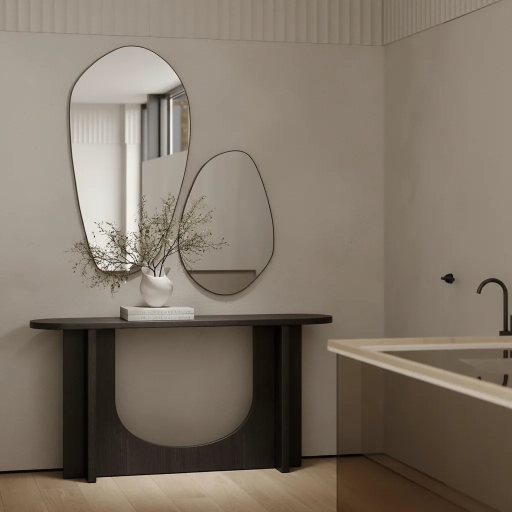
#> input picture images/console-arche-miroirs-organiques-1.webp, 1024 x 1024 px, given in place of logo-fonce.png, which was not available (shown at 1/2 size)
$ python -i seo.py   (imports and definitions only)
#> lines starting #> are read from the running program, lines starting #| are printed output that depends on the picture
# Partage + référencement : aperçus de liens (Open Graph), icônes, une page par produit,
# sitemap, robots, données structurées. Appelé par build.py après la génération d'index.html.
import os, json, html, re
from PIL import Image

SITE = 'https://nervina.ma'
SCR = '/tmp/claude-0/-home-claude/ff2ae7a3-8d31-5e47-be59-c1e595b976e6/scratchpad'
LOGO = SCR + '/zip/Nervina-projet/logos/logo-fonce.png'
BEIGE = (243, 240, 230)


def esc(s):
    return html.escape(str(s or ''), quote=True)


def icons(repo):
    os.makedirs(repo + '/icons', exist_ok=True)
    lg = Image.open(LOGO).convert('RGBA')
    # garder l'arche (partie haute du logo), sans le texte
    a = lg.getchannel('A').point(lambda v: 255 if v > 30 else 0)
#> a: PIL image 1024x1024 L; every value is 255
    w, h = lg.size
#> w = 1024; h = 1024
    arch = lg.crop((0, 0, w, int(h * 0.62)))
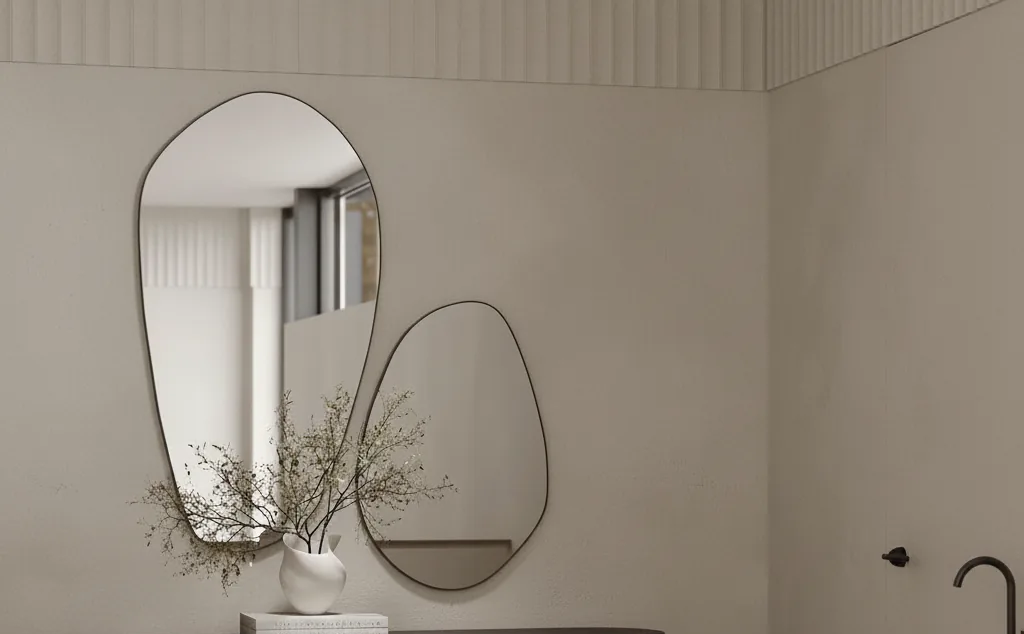
#> arch: PIL image 1024x634 RGBA; mean R, G, B, A 148.3, 138.6, 125.5, 255
    arch = arch.crop(arch.getchannel('A').point(lambda v: 255 if v > 30 else 0).getbbox())
    for size, name, pad in [(512, 'icon-512.png', .16), (192, 'icon-192.png', .16), (180, 'apple-touch-icon.png', .16), (48, 'favicon-48.png', .08), (32, 'favicon-32.png', .06)]:
        c = Image.new('RGBA', (size, size), BEIGE + (255,))
        inner = int(size * (1 - 2 * pad))
        t = arch.copy(); t.thumbnail((inner, inner), Image.LANCZOS)
        c.alpha_composite(t, ((size - t.width) // 2, (size - t.height) // 2))
        c.convert('RGB').save(f'{repo}/icons/{name}', optimize=True)
#> this loop made 5 passes
#> pass 1, in icons, `c = Image.new('RGBA', (size, size), BEIGE + (255,))`:
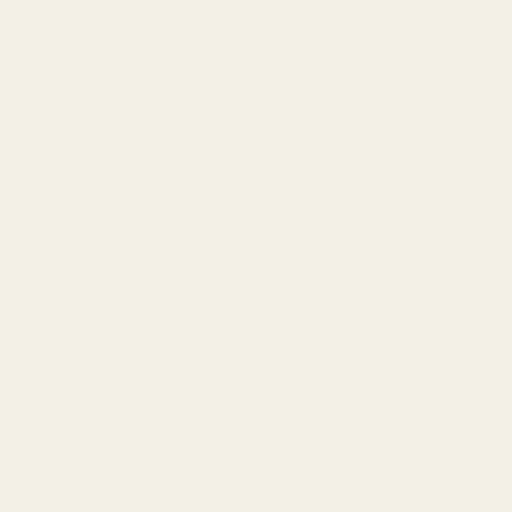
#> c: PIL image 512x512 RGBA; mean R, G, B, A 243, 240, 230, 255
#> pass 1, in icons, `c.convert('RGB').save(f'{repo}/icons/{name}', optimize=True)`:
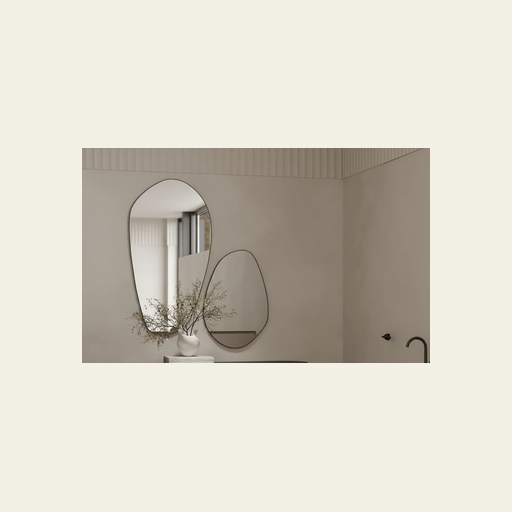
#> saved as icon-512.png: PIL image 512x512 RGB; mean R, G, B 216, 211.1, 200.2
#> pass 2, in icons, `c.convert('RGB').save(f'{repo}/icons/{name}', optimize=True)`:
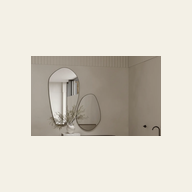
#> saved as icon-192.png: PIL image 192x192 RGB; mean R, G, B 216.3, 211.4, 200.5
#> after the loop:
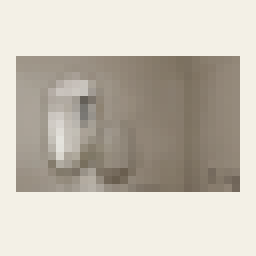
#> c: PIL image 32x32 RGBA (shown 8 times larger); mean R, G, B, A 199, 192.9, 181.5, 255
#> after the loop:
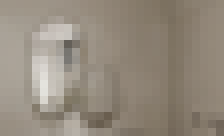
#> t: PIL image 28x17 RGBA (shown 8 times larger); mean R, G, B, A 148.3, 138.7, 125.6, 255
    Image.open(f'{repo}/icons/favicon-48.png').save(f'{repo}/favicon.ico', sizes=[(16, 16), (32, 32), (48, 48)])
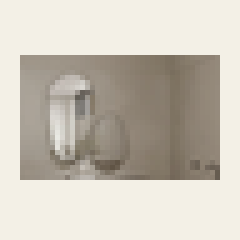
#> saved as favicon.ico: PIL image 48x48 RGB (shown 5 times larger); mean R, G, B 201.9, 196, 184.7


# [42 lines left out: functions og_home, og_product, head_tags, not called in this run]


def jsonld(obj):
    return '<script type="application/ld+json">' + json.dumps(obj, ensure_ascii=False).replace('</', '<\\/') + '</script>'


# [4 lines left out: function strip_head, not called in this run]


COLS = {
    'tables': ('Tables basses et tables à manger sur mesure au Maroc',
               'Tables basses en noyer, marbre et travertin, tables à manger rondes avec chaises : fabriquées à la main au Maroc, à vos dimensions. Livraison partout au Maroc.',
               'Nos tables basses et tables à manger sont fabriquées à la main dans notre atelier au Maroc : plateaux en noyer, marbre ou travertin, formes rondes, ovales ou organiques. Chaque table peut être adaptée à vos dimensions et à votre teinte.'),
    'tv': ('Meubles TV sur mesure en noyer au Maroc',
           'Meubles TV suspendus ou sur pieds, finition noyer, éclairage LED intégré, dimensions sur mesure. Fabriqués au Maroc, livrés dans tout le Maroc.',
           'Meubles TV suspendus ou sur pieds, en noyer ou en finition bicolore, avec ou sans éclairage LED. Longueur, hauteur et couleur sont adaptées à votre salon et à la taille de votre écran.'),
    'entree': ("Console d'entrée et miroirs sur mesure au Maroc",
               "Console d'entrée en arche avec miroirs organiques, fabriquée à la main au Maroc. Dimensions et finitions sur mesure, livraison partout au Maroc.",
               "Une entrée soignée commence par une belle console. Nos consoles d'entrée et miroirs aux formes organiques sont fabriqués à la main au Maroc, aux dimensions de votre espace."),
    'chambres': ('Tables de chevet sur mesure en noyer au Maroc',
                 'Tables de chevet arrondies en noyer, laquées ou bicolores, avec tiroirs. Fabriquées à la main au Maroc, couleurs au choix, livraison partout au Maroc.',
                 'Tables de chevet aux lignes douces : noyer, vert sauge, crème ou laque blanche, une ou deux tiroirs. Chaque modèle est fabriqué à la main au Maroc et peut être réalisé dans la couleur de votre choix.'),
}
PAGE_DESC = {
    'faq': 'Commande, paiement en deux fois (30 % / 70 %), délais, livraison partout au Maroc, sur mesure : toutes les réponses sur Nervina Maroc.',
    'a-propos': 'Nervina Maroc fabrique à la main des meubles sur mesure : meubles TV, tables basses, consoles et tables de chevet, livrés partout au Maroc.',
    'livraison': 'Livraison de nos meubles partout au Maroc : délais de 3 à 7 jours pour les produits standard, 7 à 21 jours pour le sur mesure.',
}


def dh(n):
    return format(int(n), ',').replace(',', ' ') + ' dh'


def crumbs(items):
    return {'@context': 'https://schema.org', '@type': 'BreadcrumbList',
            'itemListElement': [{'@type': 'ListItem', 'position': i + 1, 'name': n, 'item': u} for i, (n, u) in enumerate(items)]}


def plinks(ps):
    return '<ul>' + ''.join(f'<li><a href="/p/{p["id"]}/">{esc(p["title"])}</a> · {dh(p["price"])}</li>' for p in ps) + '</ul>'


# [133 lines left out: functions prerender, faq_ld, run, noindex, not called in this run]

>>> result = icons('../images/console-arche-miroirs-organiques-1.webp')

$ run again, on images/console-arche-miroirs-organiques-4.webp
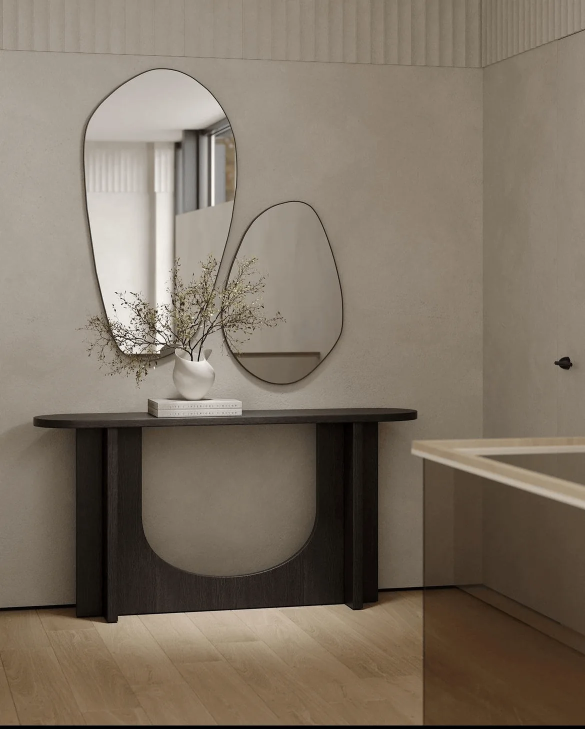
#> input picture images/console-arche-miroirs-organiques-4.webp, 1170 x 1457 px, given in place of logo-fonce.png, which was not available (shown at 1/2 size)
#> a: PIL image 1170x1457 L; every value is 255
#> in icons, `Image.open(f'{repo}/icons/favicon-48.png').save(f'{repo}/favicon.ico',..`:
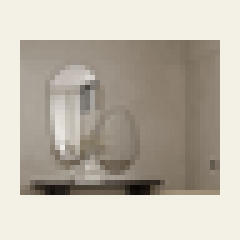
#> saved as favicon.ico: PIL image 48x48 RGB (shown 5 times larger); mean R, G, B 190.1, 183.5, 171.8
